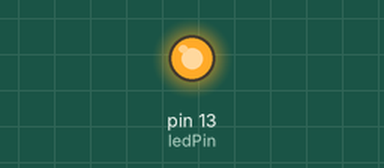
This sketch was run on a simulated Arduino Uno, built with avr-gcc and run on an emulated ATmega328P. On the bench: output pins drawn as LEDs (lit = HIGH).

Above: at 0.5 s.
At 9.1 s:
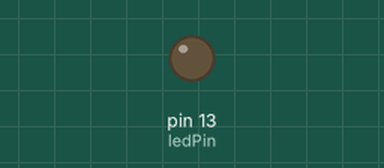
Timing chart, 0 to 13.1 s (numbered marks = the images above):
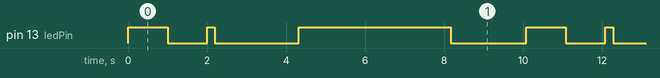

Measured:
- by itself, pin 13 (ledPin): repeats every 10.1 s: LOW 1.0 s, HIGH 0.20 s, LOW 2.1 s, HIGH 3.8 s, LOW 1.9 s, HIGH 1.0 s
- by itself, everything shown: repeats every 10.1 s, in 6 steps

The sketch:

codetest.ino
```cpp
// Définir le numéro de la broche à laquelle la LED est connectée
const int ledPin = 13; // Changez ce numéro selon votre câblage

// Durées pour les différents effets
const int slowBlink = 1000;   // 1 seconde
const int fastBlink = 200;     // 200 millisecondes
const int pulseDelay = 15;     // Délai pour l'effet de pulsation

void setup() {
  // Initialiser la broche de la LED comme une sortie
  pinMode(ledPin, OUTPUT);
}

void loop() {
  // 1. Clignotement lent
  blink(slowBlink);

  // 2. Clignotement rapide
  blink(fastBlink);

  // 3. Effet de pulsation
  pulseEffect();
}

// Fonction pour effectuer un clignotement
void blink(int delayTime) {
  digitalWrite(ledPin, HIGH); // Allumer la LED
  delay(delayTime);            // Attendre
  digitalWrite(ledPin, LOW);  // Éteindre la LED
  delay(delayTime);            // Attendre
}

// Fonction pour l'effet de pulsation
void pulseEffect() {
  // Augmenter la luminosité
  for (int brightness = 0; brightness <= 255; brightness++) {
    analogWrite(ledPin, brightness); // Ajuste la luminosité
    delay(pulseDelay);                // Délai pour la pulsation
  }

  // Diminuer la luminosité
  for (int brightness = 255; brightness >= 0; brightness--) {
    analogWrite(ledPin, brightness); // Ajuste la luminosité
    delay(pulseDelay);                // Délai pour la pulsation
  }
}
```
